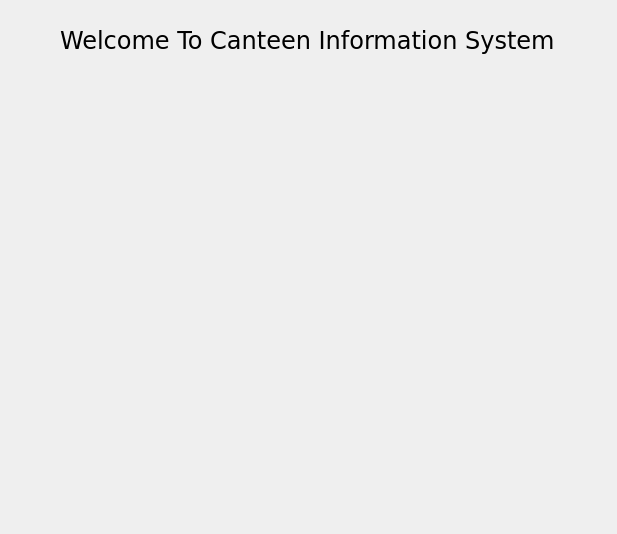
<?xml version="1.0" encoding="UTF-8"?>
<ui version="4.0">
 <class>Main_page</class>
 <widget class="QWidget" name="Main_page">
  <property name="geometry">
   <rect>
    <x>0</x>
    <y>0</y>
    <width>617</width>
    <height>534</height>
   </rect>
  </property>
  <property name="windowTitle">
   <string>Form</string>
  </property>
  <widget class="QLabel" name="label">
   <property name="geometry">
    <rect>
     <x>470</x>
     <y>470</y>
     <width>141</width>
     <height>61</height>
    </rect>
   </property>
   <property name="text">
    <string/>
   </property>
   <property name="pixmap">
    <pixmap>Pictures/ntu_logo.jpg</pixmap>
   </property>
   <property name="scaledContents">
    <bool>true</bool>
   </property>
  </widget>
  <widget class="QLabel" name="label_3">
   <property name="geometry">
    <rect>
     <x>60</x>
     <y>10</y>
     <width>511</width>
     <height>61</height>
    </rect>
   </property>
   <property name="font">
    <font>
     <family>Verdana</family>
     <pointsize>18</pointsize>
    </font>
   </property>
   <property name="text">
    <string>Welcome To Canteen Information System</string>
   </property>
  </widget>
  <widget class="QLabel" name="label_4">
   <property name="geometry">
    <rect>
     <x>0</x>
     <y>220</y>
     <width>181</width>
     <height>141</height>
    </rect>
   </property>
   <property name="text">
    <string/>
   </property>
   <property name="pixmap">
    <pixmap>Pictures/Capture.PNG</pixmap>
   </property>
   <property name="scaledContents">
    <bool>true</bool>
   </property>
  </widget>
  <widget class="QLabel" name="label_2">
   <property name="geometry">
    <rect>
     <x>230</x>
     <y>140</y>
     <width>141</width>
     <height>131</height>
    </rect>
   </property>
   <property name="text">
    <string/>
   </property>
   <property name="pixmap">
    <pixmap>Pictures/McDonald.png</pixmap>
   </property>
   <property name="scaledContents">
    <bool>true</bool>
   </property>
  </widget>
  <widget class="QLabel" name="label_5">
   <property name="geometry">
    <rect>
     <x>230</x>
     <y>370</y>
     <width>141</width>
     <height>131</height>
    </rect>
   </property>
   <property name="text">
    <string/>
   </property>
   <property name="pixmap">
    <pixmap>Pictures/39840570-nasi-goreng-icon-indonesian-fried-rice.jpg</pixmap>
   </property>
   <property name="scaledContents">
    <bool>true</bool>
   </property>
  </widget>
  <widget class="QLabel" name="label_7">
   <property name="geometry">
    <rect>
     <x>0</x>
     <y>10</y>
     <width>611</width>
     <height>521</height>
    </rect>
   </property>
   <property name="text">
    <string/>
   </property>
   <property name="pixmap">
    <pixmap>Pictures/cpix.jpg</pixmap>
   </property>
   <property name="scaledContents">
    <bool>true</bool>
   </property>
  </widget>
  <zorder>label_7</zorder>
  <zorder>label</zorder>
  <zorder>label_3</zorder>
  <zorder>label_4</zorder>
  <zorder>label_2</zorder>
  <zorder>label_5</zorder>
 </widget>
 <resources/>
 <connections/>
</ui>
